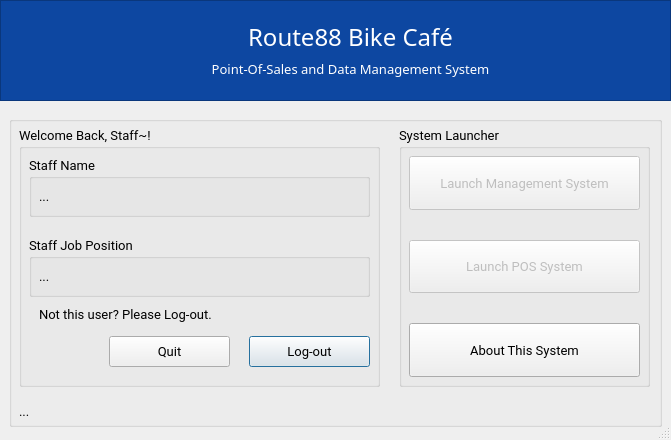
<?xml version="1.0" encoding="UTF-8"?>
<ui version="4.0">
 <class>Route88_Controller_Window</class>
 <widget class="QDialog" name="Route88_Controller_Window">
  <property name="windowModality">
   <enum>Qt::ApplicationModal</enum>
  </property>
  <property name="geometry">
   <rect>
    <x>0</x>
    <y>0</y>
    <width>671</width>
    <height>440</height>
   </rect>
  </property>
  <property name="sizePolicy">
   <sizepolicy hsizetype="Fixed" vsizetype="Fixed">
    <horstretch>0</horstretch>
    <verstretch>0</verstretch>
   </sizepolicy>
  </property>
  <property name="minimumSize">
   <size>
    <width>671</width>
    <height>440</height>
   </size>
  </property>
  <property name="maximumSize">
   <size>
    <width>671</width>
    <height>440</height>
   </size>
  </property>
  <property name="font">
   <font>
    <family>Roboto</family>
    <weight>50</weight>
    <bold>false</bold>
   </font>
  </property>
  <property name="cursor">
   <cursorShape>ArrowCursor</cursorShape>
  </property>
  <property name="tabletTracking">
   <bool>false</bool>
  </property>
  <property name="contextMenuPolicy">
   <enum>Qt::NoContextMenu</enum>
  </property>
  <property name="windowTitle">
   <string notr="true">Route88 System | Controller Menu</string>
  </property>
  <property name="windowIcon">
   <iconset>
    <normaloff>IcoDisplay/r_88.ico</normaloff>IcoDisplay/r_88.ico</iconset>
  </property>
  <property name="toolTip">
   <string notr="true"/>
  </property>
  <property name="whatsThis">
   <string notr="true"/>
  </property>
  <property name="styleSheet">
   <string notr="true"/>
  </property>
  <property name="sizeGripEnabled">
   <bool>true</bool>
  </property>
  <property name="modal">
   <bool>true</bool>
  </property>
  <widget class="QGroupBox" name="GroupContainer_StaffAccount">
   <property name="geometry">
    <rect>
     <x>9</x>
     <y>116</y>
     <width>653</width>
     <height>311</height>
    </rect>
   </property>
   <property name="title">
    <string/>
   </property>
   <widget class="QLabel" name="StatusLabel">
    <property name="geometry">
     <rect>
      <x>10</x>
      <y>280</y>
      <width>641</width>
      <height>31</height>
     </rect>
    </property>
    <property name="font">
     <font>
      <family>Roboto Mono</family>
      <pointsize>10</pointsize>
     </font>
    </property>
    <property name="text">
     <string>...</string>
    </property>
   </widget>
   <widget class="QGroupBox" name="groupBox">
    <property name="geometry">
     <rect>
      <x>10</x>
      <y>10</y>
      <width>361</width>
      <height>261</height>
     </rect>
    </property>
    <property name="font">
     <font>
      <family>Roboto Mono</family>
      <pointsize>10</pointsize>
     </font>
    </property>
    <property name="title">
     <string>Welcome Back, Staff~!</string>
    </property>
    <widget class="QGroupBox" name="GroupContainer_PassCred_2">
     <property name="geometry">
      <rect>
       <x>10</x>
       <y>30</y>
       <width>341</width>
       <height>61</height>
      </rect>
     </property>
     <property name="sizePolicy">
      <sizepolicy hsizetype="Preferred" vsizetype="Preferred">
       <horstretch>0</horstretch>
       <verstretch>0</verstretch>
      </sizepolicy>
     </property>
     <property name="font">
      <font>
       <pointsize>10</pointsize>
      </font>
     </property>
     <property name="title">
      <string>Staff Name</string>
     </property>
     <property name="flat">
      <bool>false</bool>
     </property>
     <widget class="QLabel" name="user_StaffName">
      <property name="geometry">
       <rect>
        <x>10</x>
        <y>30</y>
        <width>321</width>
        <height>20</height>
       </rect>
      </property>
      <property name="font">
       <font>
        <pointsize>10</pointsize>
       </font>
      </property>
      <property name="text">
       <string>...</string>
      </property>
     </widget>
    </widget>
    <widget class="QGroupBox" name="GroupContainer_PassCred">
     <property name="geometry">
      <rect>
       <x>10</x>
       <y>110</y>
       <width>341</width>
       <height>61</height>
      </rect>
     </property>
     <property name="sizePolicy">
      <sizepolicy hsizetype="Preferred" vsizetype="Preferred">
       <horstretch>0</horstretch>
       <verstretch>0</verstretch>
      </sizepolicy>
     </property>
     <property name="font">
      <font>
       <pointsize>10</pointsize>
      </font>
     </property>
     <property name="title">
      <string>Staff Job Position</string>
     </property>
     <property name="flat">
      <bool>false</bool>
     </property>
     <widget class="QLabel" name="user_JobPosition">
      <property name="geometry">
       <rect>
        <x>10</x>
        <y>30</y>
        <width>321</width>
        <height>21</height>
       </rect>
      </property>
      <property name="font">
       <font>
        <pointsize>10</pointsize>
       </font>
      </property>
      <property name="text">
       <string>...</string>
      </property>
     </widget>
    </widget>
    <widget class="QLabel" name="label_6">
     <property name="geometry">
      <rect>
       <x>20</x>
       <y>180</y>
       <width>251</width>
       <height>16</height>
      </rect>
     </property>
     <property name="font">
      <font>
       <pointsize>10</pointsize>
      </font>
     </property>
     <property name="text">
      <string>Not this user? Please Log-out.</string>
     </property>
    </widget>
    <widget class="QPushButton" name="ctrl_UserLogout">
     <property name="geometry">
      <rect>
       <x>230</x>
       <y>210</y>
       <width>121</width>
       <height>31</height>
      </rect>
     </property>
     <property name="font">
      <font>
       <pointsize>10</pointsize>
      </font>
     </property>
     <property name="text">
      <string>Log-out</string>
     </property>
    </widget>
    <widget class="QPushButton" name="ctrl_ExitProgram">
     <property name="geometry">
      <rect>
       <x>90</x>
       <y>210</y>
       <width>121</width>
       <height>31</height>
      </rect>
     </property>
     <property name="font">
      <font>
       <pointsize>10</pointsize>
      </font>
     </property>
     <property name="text">
      <string>Quit</string>
     </property>
    </widget>
   </widget>
   <widget class="QGroupBox" name="groupBox_2">
    <property name="geometry">
     <rect>
      <x>390</x>
      <y>10</y>
      <width>251</width>
      <height>261</height>
     </rect>
    </property>
    <property name="font">
     <font>
      <family>Roboto Mono</family>
      <pointsize>10</pointsize>
     </font>
    </property>
    <property name="title">
     <string>System Launcher</string>
    </property>
    <widget class="QWidget" name="verticalLayoutWidget">
     <property name="geometry">
      <rect>
       <x>10</x>
       <y>30</y>
       <width>231</width>
       <height>221</height>
      </rect>
     </property>
     <layout class="QGridLayout" name="gridLayout">
      <property name="sizeConstraint">
       <enum>QLayout::SetDefaultConstraint</enum>
      </property>
      <property name="verticalSpacing">
       <number>30</number>
      </property>
      <item row="1" column="0">
       <widget class="QPushButton" name="ctrl_POSSystem">
        <property name="enabled">
         <bool>false</bool>
        </property>
        <property name="sizePolicy">
         <sizepolicy hsizetype="Ignored" vsizetype="Preferred">
          <horstretch>0</horstretch>
          <verstretch>0</verstretch>
         </sizepolicy>
        </property>
        <property name="font">
         <font>
          <pointsize>10</pointsize>
         </font>
        </property>
        <property name="text">
         <string>Launch POS System</string>
        </property>
       </widget>
      </item>
      <item row="0" column="0">
       <widget class="QPushButton" name="ctrl_ManagementSystem">
        <property name="enabled">
         <bool>false</bool>
        </property>
        <property name="sizePolicy">
         <sizepolicy hsizetype="Ignored" vsizetype="Preferred">
          <horstretch>0</horstretch>
          <verstretch>0</verstretch>
         </sizepolicy>
        </property>
        <property name="font">
         <font>
          <pointsize>10</pointsize>
         </font>
        </property>
        <property name="text">
         <string>Launch Management System</string>
        </property>
       </widget>
      </item>
      <item row="2" column="0">
       <widget class="QPushButton" name="ctrl_AboutSystem">
        <property name="enabled">
         <bool>true</bool>
        </property>
        <property name="sizePolicy">
         <sizepolicy hsizetype="Ignored" vsizetype="Preferred">
          <horstretch>0</horstretch>
          <verstretch>0</verstretch>
         </sizepolicy>
        </property>
        <property name="text">
         <string>About This System</string>
        </property>
       </widget>
      </item>
     </layout>
    </widget>
   </widget>
  </widget>
  <widget class="QFrame" name="frame">
   <property name="geometry">
    <rect>
     <x>0</x>
     <y>0</y>
     <width>671</width>
     <height>101</height>
    </rect>
   </property>
   <property name="sizePolicy">
    <sizepolicy hsizetype="Maximum" vsizetype="Ignored">
     <horstretch>0</horstretch>
     <verstretch>0</verstretch>
    </sizepolicy>
   </property>
   <property name="minimumSize">
    <size>
     <width>401</width>
     <height>101</height>
    </size>
   </property>
   <property name="maximumSize">
    <size>
     <width>671</width>
     <height>101</height>
    </size>
   </property>
   <property name="palette">
    <palette>
     <active>
      <colorrole role="Button">
       <brush brushstyle="SolidPattern">
        <color alpha="255">
         <red>13</red>
         <green>71</green>
         <blue>161</blue>
        </color>
       </brush>
      </colorrole>
      <colorrole role="Base">
       <brush brushstyle="SolidPattern">
        <color alpha="255">
         <red>13</red>
         <green>71</green>
         <blue>161</blue>
        </color>
       </brush>
      </colorrole>
      <colorrole role="Window">
       <brush brushstyle="SolidPattern">
        <color alpha="255">
         <red>13</red>
         <green>71</green>
         <blue>161</blue>
        </color>
       </brush>
      </colorrole>
      <colorrole role="NoRole">
       <brush brushstyle="SolidPattern">
        <color alpha="255">
         <red>85</red>
         <green>255</green>
         <blue>255</blue>
        </color>
       </brush>
      </colorrole>
     </active>
     <inactive>
      <colorrole role="Button">
       <brush brushstyle="SolidPattern">
        <color alpha="255">
         <red>13</red>
         <green>71</green>
         <blue>161</blue>
        </color>
       </brush>
      </colorrole>
      <colorrole role="Base">
       <brush brushstyle="SolidPattern">
        <color alpha="255">
         <red>13</red>
         <green>71</green>
         <blue>161</blue>
        </color>
       </brush>
      </colorrole>
      <colorrole role="Window">
       <brush brushstyle="SolidPattern">
        <color alpha="255">
         <red>13</red>
         <green>71</green>
         <blue>161</blue>
        </color>
       </brush>
      </colorrole>
      <colorrole role="NoRole">
       <brush brushstyle="SolidPattern">
        <color alpha="255">
         <red>85</red>
         <green>255</green>
         <blue>255</blue>
        </color>
       </brush>
      </colorrole>
     </inactive>
     <disabled>
      <colorrole role="Button">
       <brush brushstyle="SolidPattern">
        <color alpha="255">
         <red>13</red>
         <green>71</green>
         <blue>161</blue>
        </color>
       </brush>
      </colorrole>
      <colorrole role="Base">
       <brush brushstyle="SolidPattern">
        <color alpha="255">
         <red>13</red>
         <green>71</green>
         <blue>161</blue>
        </color>
       </brush>
      </colorrole>
      <colorrole role="Window">
       <brush brushstyle="SolidPattern">
        <color alpha="255">
         <red>13</red>
         <green>71</green>
         <blue>161</blue>
        </color>
       </brush>
      </colorrole>
      <colorrole role="NoRole">
       <brush brushstyle="SolidPattern">
        <color alpha="255">
         <red>85</red>
         <green>255</green>
         <blue>255</blue>
        </color>
       </brush>
      </colorrole>
     </disabled>
    </palette>
   </property>
   <property name="autoFillBackground">
    <bool>false</bool>
   </property>
   <property name="styleSheet">
    <string notr="true">background-color:rgb(13, 71, 161)</string>
   </property>
   <property name="frameShape">
    <enum>QFrame::StyledPanel</enum>
   </property>
   <property name="frameShadow">
    <enum>QFrame::Sunken</enum>
   </property>
   <widget class="QLabel" name="label_3">
    <property name="geometry">
     <rect>
      <x>60</x>
      <y>10</y>
      <width>81</width>
      <height>81</height>
     </rect>
    </property>
    <property name="text">
     <string/>
    </property>
    <property name="pixmap">
     <pixmap>IcoDisplay/r_88.ico</pixmap>
    </property>
    <property name="scaledContents">
     <bool>true</bool>
    </property>
   </widget>
   <widget class="QWidget" name="horizontalLayoutWidget">
    <property name="geometry">
     <rect>
      <x>1</x>
      <y>1</y>
      <width>2</width>
      <height>2</height>
     </rect>
    </property>
    <layout class="QHBoxLayout" name="horizontalLayout">
     <property name="sizeConstraint">
      <enum>QLayout::SetFixedSize</enum>
     </property>
    </layout>
   </widget>
   <widget class="QWidget" name="verticalLayoutWidget_2">
    <property name="geometry">
     <rect>
      <x>160</x>
      <y>20</y>
      <width>381</width>
      <height>58</height>
     </rect>
    </property>
    <layout class="QVBoxLayout" name="verticalLayout">
     <item>
      <widget class="QLabel" name="label">
       <property name="font">
        <font>
         <family>Roboto Mono</family>
         <pointsize>18</pointsize>
        </font>
       </property>
       <property name="styleSheet">
        <string notr="true">color: rgb(255, 255, 255)</string>
       </property>
       <property name="text">
        <string>Route88 Bike Café</string>
       </property>
       <property name="alignment">
        <set>Qt::AlignCenter</set>
       </property>
      </widget>
     </item>
     <item>
      <widget class="QLabel" name="label_2">
       <property name="font">
        <font>
         <family>Roboto Mono</family>
         <pointsize>10</pointsize>
        </font>
       </property>
       <property name="styleSheet">
        <string notr="true">color: rgb(255, 255, 255)</string>
       </property>
       <property name="text">
        <string>Point-Of-Sales and Data Management System</string>
       </property>
       <property name="alignment">
        <set>Qt::AlignCenter</set>
       </property>
      </widget>
     </item>
    </layout>
   </widget>
  </widget>
 </widget>
 <tabstops>
  <tabstop>ctrl_UserLogout</tabstop>
  <tabstop>ctrl_ManagementSystem</tabstop>
  <tabstop>ctrl_POSSystem</tabstop>
 </tabstops>
 <resources/>
 <connections/>
</ui>
